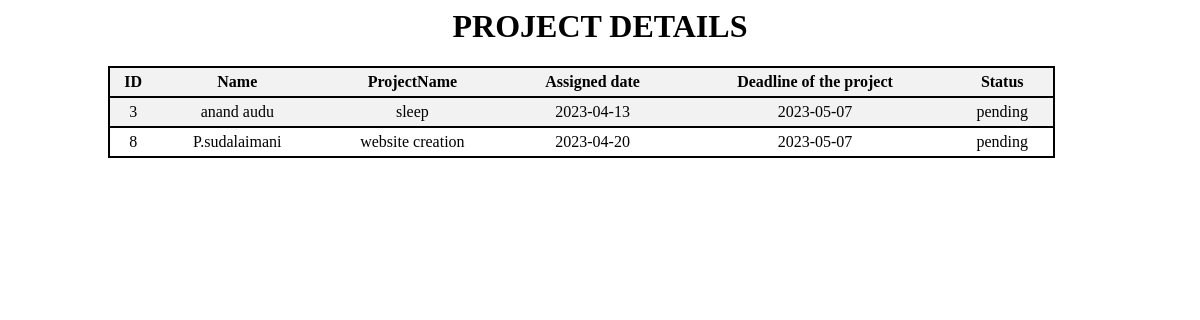
/admin/statuspro.php, run on the app's committed database.
### tables this page shows
CREATE TABLE IF NOT EXISTS `staff_tbl` (
  `id` int(11) NOT NULL AUTO_INCREMENT,
  `name` varchar(50) DEFAULT NULL,
  `gender` enum('Male','Female','Other') DEFAULT NULL,
  `email` varchar(50) DEFAULT NULL,
  `mobile` varchar(20) DEFAULT NULL,
  `dob` date DEFAULT NULL,
  `doj` date DEFAULT NULL,
  `address` varchar(100) DEFAULT NULL,
  `city` varchar(50) DEFAULT NULL,
  `state` varchar(50) DEFAULT NULL,
  `country` varchar(50) DEFAULT NULL,
  `department` varchar(50) DEFAULT NULL,
  `picture` varchar(255) DEFAULT NULL,
  PRIMARY KEY (`id`)
);

CREATE TABLE IF NOT EXISTS `project_tbl` (
  `id` int(11) NOT NULL AUTO_INCREMENT,
  `staff_id` int(11) NOT NULL,
  `project_name` text NOT NULL,
  `last_date` date NOT NULL,
  `added_on` date NOT NULL,
  `status` varchar(40) NOT NULL,
  PRIMARY KEY (`id`)
);

### admin/statuspro.php (the view, shortened to what this page needs)
<head>
    <link rel="stylesheet" type="text/css" href="table.css">
</head>
<?php
include"config.php";
$sql = "SELECT s.* ,p.* FROM staff_tbl s JOIN
project_tbl p on p.staff_id=s.id";
$result = mysqli_query($conn, $sql);
if (mysqli_num_rows($result) > 0) {
    echo"<h1 align='center'>PROJECT DETAILS</h1>";
    echo "<table>";
    echo "<tr>
    <th>ID</th>
    <th>Name</th>
    <th>ProjectName</th>
    <th>Assigned date</th>
    <th>Deadline of the project</th>
    <th>Status</th>
    </tr>";
    while ($row = mysqli_fetch_assoc($result)) {
        echo "<tr>
        <td>".$row["id"]."</td>
        <td>".$row["name"]."</td>
        <td>".$row["project_name"]."</td>
        <td>".$row["added_on"]."</td>
        <td>".$row["last_date"]."</td>
        <td>".$row["status"]."</td>
        </tr>";
    }
    echo "</table>";
} else {
    echo "No data found";
}
?>

### admin/table.css (style rules this page uses)
table { margin-left: 100px; border-collapse: collapse; border-spacing: 0; width: 80%; border: 2px solid; }
th, td { text-align: center; padding: 5px; }
th { align-content: center; background-color: #f2f2f2; }
tr:nth-child(even) { background-color: #f2f2f2; border: 2px solid; }

### data on the page
staff_tbl: project_tbl.id "3", name "anand audu", project_tbl.project_name "sleep", project_tbl.added_on "2023-04-13", project_tbl.last_date "2023-05-07", project_tbl.status "pending"
staff_tbl: project_tbl.id "8", name "P.sudalaimani", project_tbl.project_name "website creation", project_tbl.added_on "2023-04-20", project_tbl.last_date "2023-05-07", project_tbl.status "pending"
